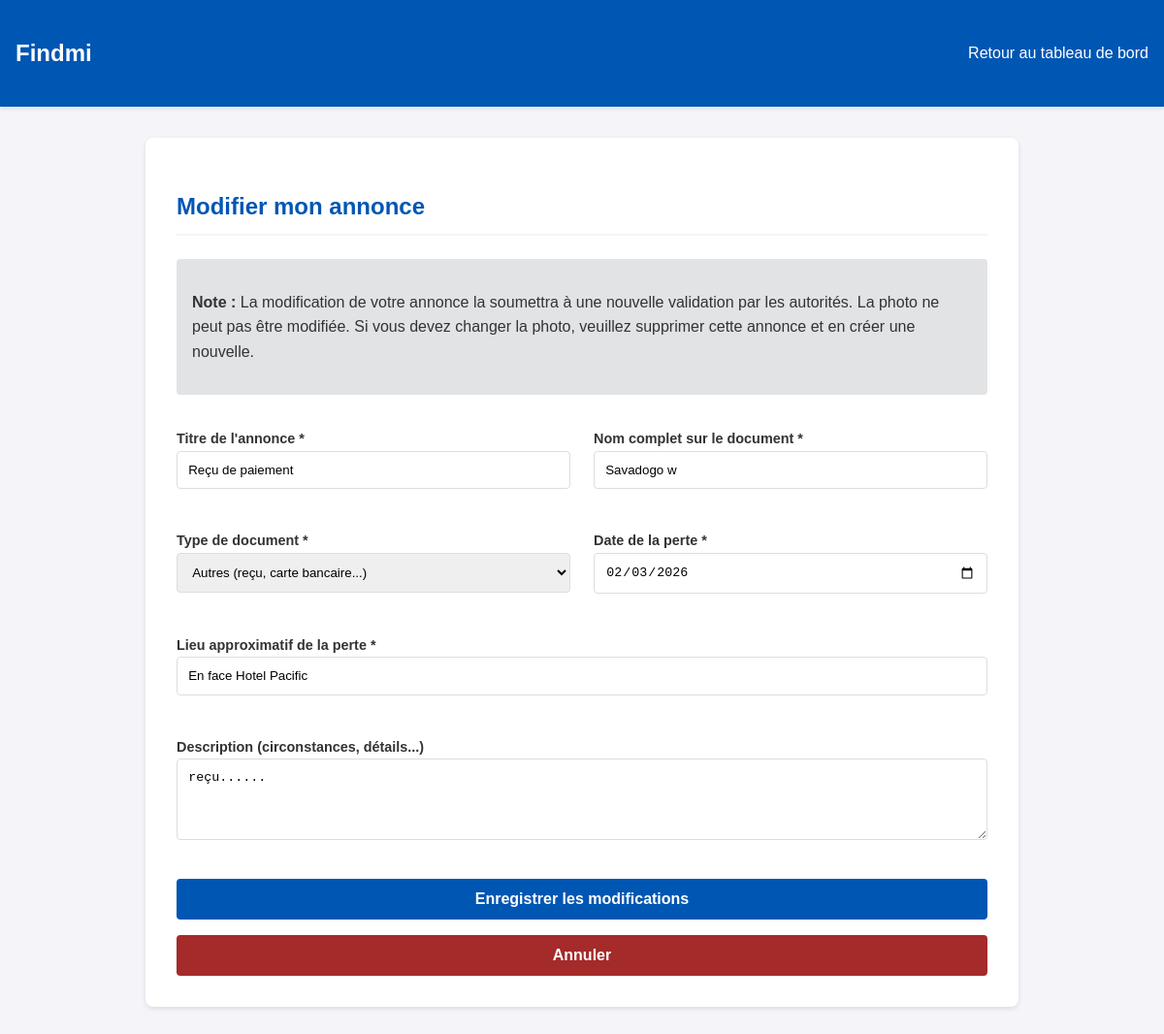
The page /modifier_annonce.php?id=18 (signed in) on the database its author committed.
### tables this page shows
CREATE TABLE IF NOT EXISTS `annonces` (
  `id_annonce` int NOT NULL AUTO_INCREMENT,
  `titre` varchar(255) NOT NULL,
  `description` text,
  `type_annonce` enum('perdu','trouve') NOT NULL,
  `statut_annonce` enum('en_attente_validation','publiee','rejetee','retrouve','supprimee') NOT NULL DEFAULT 'en_attente_validation',
  `motif_rejet` text,
  `date_perte_trouve` date NOT NULL,
  `lieu_perte_trouve` varchar(255) NOT NULL,
  `nom_sur_document` varchar(150) DEFAULT NULL,
  `photo_url` varchar(255) DEFAULT NULL,
  `date_creation` datetime NOT NULL DEFAULT CURRENT_TIMESTAMP,
  `date_validation` datetime DEFAULT NULL,
  `id_utilisateur` int NOT NULL,
  `id_categorie` int NOT NULL,
  `id_validateur` int DEFAULT NULL,
  PRIMARY KEY (`id_annonce`),
  KEY `id_utilisateur` (`id_utilisateur`),
  KEY `id_categorie` (`id_categorie`)
);

CREATE TABLE IF NOT EXISTS `categories` (
  `id_categorie` int NOT NULL AUTO_INCREMENT,
  `nom_categorie` varchar(100) NOT NULL,
  PRIMARY KEY (`id_categorie`),
  UNIQUE KEY `nom_categorie` (`nom_categorie`)
);

### modifier_annonce.php (the view, shortened to what this page needs)
<?php
require_once 'core/db_connect.php';
$id_utilisateur = $_SESSION['id_utilisateur'];
$id_annonce = $_GET['id'];
$stmt = $pdo->prepare("SELECT * FROM annonces WHERE id_annonce = ? AND id_utilisateur = ?");
$stmt->execute([$id_annonce, $id_utilisateur]);
$annonce = $stmt->fetch();
$stmt_cat = $pdo->query("SELECT id_categorie, nom_categorie FROM categories ORDER BY nom_categorie ASC");
$categories = $stmt_cat->fetchAll();
?>
<!DOCTYPE html>
<html lang="fr">
<head>
    <link rel="stylesheet" href="css/style.css">
</head>
<body>
    <nav class="navbar">
        <h1><a href="index.php"><?= htmlspecialchars(SITE_NAME ?? 'Findmi') ?></a></h1>
        <div>
            <a href="dashboard.php">Retour au tableau de bord</a>
        </div>
    </nav>
    <div class="container">
        <div class="form-section">
            <h2>Modifier mon annonce</h2>
            <div class="form-info">
                <p><strong>Note :</strong> La modification de votre annonce la soumettra à une nouvelle validation par les autorités. La photo ne peut pas être modifiée. Si vous devez changer la photo, veuillez supprimer cette annonce et en créer une nouvelle.</p>
            </div>
            <form action="modifier_annonce.php?id=<?= $id_annonce ?>" method="POST">
                <div class="form-grid">
                    <div class="form-group">
                        <label for="titre">Titre de l'annonce *</label>
                        <input type="text" id="titre" name="titre" value="<?= htmlspecialchars($annonce['titre']) ?>" required>
                    </div>
                    <div class="form-group">
                        <label for="nom_sur_document">Nom complet sur le document *</label>
                        <input type="text" id="nom_sur_document" name="nom_sur_document" value="<?= htmlspecialchars($annonce['nom_sur_document']) ?>" required>
                    </div>
                    <div class="form-group">
                        <label for="id_categorie">Type de document *</label>
                        <select id="id_categorie" name="id_categorie" required>
                            <?php foreach ($categories as $categorie): ?>
                                <option value="<?= $categorie['id_categorie'] ?>" <?= ($annonce['id_categorie'] == $categorie['id_categorie']) ? 'selected' : '' ?>>
                                    <?= htmlspecialchars($categorie['nom_categorie']) ?>
                                </option>
                            <?php endforeach; ?>
                        </select>
                    </div>
                    <div class="form-group">
                        <label for="date_perte">Date de la perte *</label>
                        <input type="date" id="date_perte" name="date_perte" value="<?= htmlspecialchars($annonce['date_perte_trouve']) ?>" required>
                    </div>
                    <div class="form-group full-width">
                        <label for="lieu_perte">Lieu approximatif de la perte *</label>
                        <input type="text" id="lieu_perte" name="lieu_perte" value="<?= htmlspecialchars($annonce['lieu_perte_trouve']) ?>" required>
                    </div>
                    <div class="form-group full-width">
                        <label for="description">Description (circonstances, détails...)</label>
                        <textarea id="description" name="description" rows="4"><?= htmlspecialchars($annonce['description']) ?></textarea>
                    </div>
                </div>
                <button type="submit" class="btn" style="margin-top: 1rem;">Enregistrer les modifications</button>
                <button class="btn2" onclick="window.location.href='dashboard.php'" style="margin-top: 1rem;">Annuler</button>
            </form>
        </div>
    </div>
</body>
</html>

### css/style.css (style rules this page uses)
:root { --primary-color: #0056b3; --secondary-color: #007bff; --accent-color: #ffc107; --danger-color: #dc3545; --text-color: #333; --bg-color: #f8f9fa; --white-color: #fff; --shadow: 0 4px 15px rgba(0, 0, 0, 0.08); --shadow-hover: 0 10px 25px rgba(0, 0, 0, 0.12); }
body { font-family: 'Poppins', sans-serif; margin: 0; padding: 0; background-color: var(--bg-color); color: var(--text-color); line-height: 1.6; }
.navbar { background-color: var(--white-color); box-shadow: 0 2px 5px rgba(0, 0, 0, 0.1); padding: 1rem 0; position: sticky; top: 0; z-index: 1000; }
.btn { display: inline-block; width: 100%; padding: 12px; background-color: #0056b3; color: white; border: none; border-radius: 4px; cursor: pointer; font-size: 16px; font-weight: bold; text-align: center; text-decoration: none; transition: background-color 0.3s ease; }
.form-section { background: var(--white-color); padding: 1.5rem; border-radius: 8px; box-shadow: var(--shadow); transition: all 0.5s ease; }
.form-section:not(.hidden) { max-height: 1000px; opacity: 1; }
.form-group { margin-bottom: 1rem; }
.form-group label { font-weight: 600; font-size: 0.9rem; }
.form-group input, .form-group select, .form-group textarea { width: 100%; padding: 0.7rem; border: 1px solid #ddd; border-radius: 4px; box-sizing: border-box; }

### modifier_annonce.php (style rules this page uses)
body { display: block; background-color: #f4f4f9; }
.navbar { background-color: #0056b3; padding: 1rem; color: white; display: flex; justify-content: space-between; align-items: center; }
.navbar a { color: white; text-decoration: none; }
.container { max-width: 900px; margin: 2rem auto; padding: 0 1rem; }
.form-section { background: #fff; padding: 2rem; border-radius: 8px; box-shadow: 0 2px 5px rgba(0, 0, 0, 0.1); }
h2 { color: #0056b3; border-bottom: 2px solid #f4f4f9; padding-bottom: 0.5rem; margin-bottom: 1.5rem; }
.form-grid { display: grid; grid-template-columns: 1fr 1fr; gap: 1.5rem; }
.form-group.full-width { grid-column: 1 / -1; }
.form-info { background: #e2e3e5; padding: 1rem; border-radius: 4px; margin-bottom: 2rem; }
.btn2 { width: 100%; padding: 12px; background-color: brown; color: white; border: none; border-radius: 4px; cursor: pointer; font-size: 16px; font-weight: bold; }

### rows shown on the page
annonces: titre "Reçu de paiement", nom_sur_document "Savadogo w", id_categorie "Autres (reçu, carte bancaire...)", date_perte "02/03/2026", lieu_perte "En face Hotel Pacific", description "reçu......"

### other values the page prints
SITE_NAME "Findmi"
